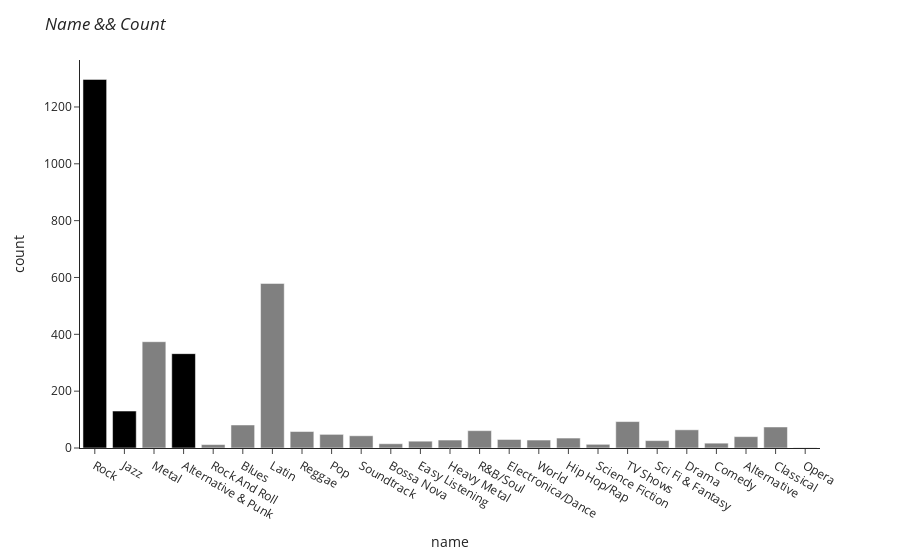

Source (notebook cell):
### Code cell
a={}
for i in df2['name']:
    if i in ['Jazz', 'Rock', 'Alternative & Punk'] :
        a[i] = 'black'
    else: a[i] = 'gray'
fig=px.bar(
    data_frame = df2,
    x='name',
    y='count',
    color='name',
    color_discrete_map=a    
)
fig.update_layout({
    'showlegend':False,
    'title':{'text':'<i>Name && Count</i>'},
    'template':'simple_white'
})

### Figure 1 — Plotly figure (JSON) as saved in the notebook; plotly's stock layout.template omitted (floating-point values rounded to 4 significant figures)
{"data": [{"alignmentgroup": "True", "hovertemplate": "name=%{x}<br>count=%{y}<extra></extra>", "legendgroup": "Rock", "marker": {"color": "black", "pattern": {"shape": ""}}, "name": "Rock", "offsetgroup": "Rock", "orientation": "v", "showlegend": true, "textposition": "auto", "type": "bar", "x": ["Rock"], "xaxis": "x", "y": [1297], "yaxis": "y"}, {"alignmentgroup": "True", "hovertemplate": "name=%{x}<br>count=%{y}<extra></extra>", "legendgroup": "Jazz", "marker": {"color": "black", "pattern": {"shape": ""}}, "name": "Jazz", "offsetgroup": "Jazz", "orientation": "v", "showlegend": true, "textposition": "auto", "type": "bar", "x": ["Jazz"], "xaxis": "x", "y": [130], "yaxis": "y"}, {"alignmentgroup": "True", "hovertemplate": "name=%{x}<br>count=%{y}<extra></extra>", "legendgroup": "Metal", "marker": {"color": "gray", "pattern": {"shape": ""}}, "name": "Metal", "offsetgroup": "Metal", "orientation": "v", "showlegend": true, "textposition": "auto", "type": "bar", "x": ["Metal"], "xaxis": "x", "y": [374], "yaxis": "y"}, {"alignmentgroup": "True", "hovertemplate": "name=%{x}<br>count=%{y}<extra></extra>", "legendgroup": "Alternative & Punk", "marker": {"color": "black", "pattern": {"shape": ""}}, "name": "Alternative & Punk", "offsetgroup": "Alternative & Punk", "orientation": "v", "showlegend": true, "textposition": "auto", "type": "bar", "x": ["Alternative & Punk"], "xaxis": "x", "y": [332], "yaxis": "y"}, {"alignmentgroup": "True", "hovertemplate": "name=%{x}<br>count=%{y}<extra></extra>", "legendgroup": "Rock And Roll", "marker": {"color": "gray", "pattern": {"shape": ""}}, "name": "Rock And Roll", "offsetgroup": "Rock And Roll", "orientation": "v", "showlegend": true, "textposition": "auto", "type": "bar", "x": ["Rock And Roll"], "xaxis": "x", "y": [12], "yaxis": "y"}, {"alignmentgroup": "True", "hovertemplate": "name=%{x}<br>count=%{y}<extra></extra>", "legendgroup": "Blues", "marker": {"color": "gray", "pattern": {"shape": ""}}, "name": "Blues", "offsetgroup": "Blues", "orientation": "v", "showlegend": true, "textposition": "auto", "type": "bar", "x": ["Blues"], "xaxis": "x", "y": [81], "yaxis": "y"}, {"alignmentgroup": "True", "hovertemplate": "name=%{x}<br>count=%{y}<extra></extra>", "legendgroup": "Latin", "marker": {"color": "gray", "pattern": {"shape": ""}}, "name": "Latin", "offsetgroup": "Latin", "orientation": "v", "showlegend": true, "textposition": "auto", "type": "bar", "x": ["Latin"], "xaxis": "x", "y": [579], "yaxis": "y"}, {"alignmentgroup": "True", "hovertemplate": "name=%{x}<br>count=%{y}<extra></extra>", "legendgroup": "Reggae", "marker": {"color": "gray", "pattern": {"shape": ""}}, "name": "Reggae", "offsetgroup": "Reggae", "orientation": "v", "showlegend": true, "textposition": "auto", "type": "bar", "x": ["Reggae"], "xaxis": "x", "y": [58], "yaxis": "y"}, {"alignmentgroup": "True", "hovertemplate": "name=%{x}<br>count=%{y}<extra></extra>", "legendgroup": "Pop", "marker": {"color": "gray", "pattern": {"shape": ""}}, "name": "Pop", "offsetgroup": "Pop", "orientation": "v", "showlegend": true, "textposition": "auto", "type": "bar", "x": ["Pop"], "xaxis": "x", "y": [48], "yaxis": "y"}, {"alignmentgroup": "True", "hovertemplate": "name=%{x}<br>count=%{y}<extra></extra>", "legendgroup": "Soundtrack", "marker": {"color": "gray", "pattern": {"shape": ""}}, "name": "Soundtrack", "offsetgroup": "Soundtrack", "orientation": "v", "showlegend": true, "textposition": "auto", "type": "bar", "x": ["Soundtrack"], "xaxis": "x", "y": [43], "yaxis": "y"}, {"alignmentgroup": "True", "hovertemplate": "name=%{x}<br>count=%{y}<extra></extra>", "legendgroup": "Bossa Nova", "marker": {"color": "gray", "pattern": {"shape": ""}}, "name": "Bossa Nova", "offsetgroup": "Bossa Nova", "orientation": "v", "showlegend": true, "textposition": "auto", "type": "bar", "x": ["Bossa Nova"], "xaxis": "x", "y": [15], "yaxis": "y"}, {"alignmentgroup": "True", "hovertemplate": "name=%{x}<br>count=%{y}<extra></extra>", "legendgroup": "Easy Listening", "marker": {"color": "gray", "pattern": {"shape": ""}}, "name": "Easy Listening", "offsetgroup": "Easy Listening", "orientation": "v", "showlegend": true, "textposition": "auto", "type": "bar", "x": ["Easy Listening"], "xaxis": "x", "y": [24], "yaxis": "y"}, {"alignmentgroup": "True", "hovertemplate": "name=%{x}<br>count=%{y}<extra></extra>", "legendgroup": "Heavy Metal", "marker": {"color": "gray", "pattern": {"shape": ""}}, "name": "Heavy Metal", "offsetgroup": "Heavy Metal", "orientation": "v", "showlegend": true, "textposition": "auto", "type": "bar", "x": ["Heavy Metal"], "xaxis": "x", "y": [28], "yaxis": "y"}, {"alignmentgroup": "True", "hovertemplate": "name=%{x}<br>count=%{y}<extra></extra>", "legendgroup": "R&B/Soul", "marker": {"color": "gray", "pattern": {"shape": ""}}, "name": "R&B/Soul", "offsetgroup": "R&B/Soul", "orientation": "v", "showlegend": true, "textposition": "auto", "type": "bar", "x": ["R&B/Soul"], "xaxis": "x", "y": [61], "yaxis": "y"}, {"alignmentgroup": "True", "hovertemplate": "name=%{x}<br>count=%{y}<extra></extra>", "legendgroup": "Electronica/Dance", "marker": {"color": "gray", "pattern": {"shape": ""}}, "name": "Electronica/Dance", "offsetgroup": "Electronica/Dance", "orientation": "v", "showlegend": true, "textposition": "auto", "type": "bar", "x": ["Electronica/Dance"], "xaxis": "x", "y": [30], "yaxis": "y"}, {"alignmentgroup": "True", "hovertemplate": "name=%{x}<br>count=%{y}<extra></extra>", "legendgroup": "World", "marker": {"color": "gray", "pattern": {"shape": ""}}, "name": "World", "offsetgroup": "World", "orientation": "v", "showlegend": true, "textposition": "auto", "type": "bar", "x": ["World"], "xaxis": "x", "y": [28], "yaxis": "y"}, {"alignmentgroup": "True", "hovertemplate": "name=%{x}<br>count=%{y}<extra></extra>", "legendgroup": "Hip Hop/Rap", "marker": {"color": "gray", "pattern": {"shape": ""}}, "name": "Hip Hop/Rap", "offsetgroup": "Hip Hop/Rap", "orientation": "v", "showlegend": true, "textposition": "auto", "type": "bar", "x": ["Hip Hop/Rap"], "xaxis": "x", "y": [35], "yaxis": "y"}, {"alignmentgroup": "True", "hovertemplate": "name=%{x}<br>count=%{y}<extra></extra>", "legendgroup": "Science Fiction", "marker": {"color": "gray", "pattern": {"shape": ""}}, "name": "Science Fiction", "offsetgroup": "Science Fiction", "orientation": "v", "showlegend": true, "textposition": "auto", "type": "bar", "x": ["Science Fiction"], "xaxis": "x", "y": [13], "yaxis": "y"}, {"alignmentgroup": "True", "hovertemplate": "name=%{x}<br>count=%{y}<extra></extra>", "legendgroup": "TV Shows", "marker": {"color": "gray", "pattern": {"shape": ""}}, "name": "TV Shows", "offsetgroup": "TV Shows", "orientation": "v", "showlegend": true, "textposition": "auto", "type": "bar", "x": ["TV Shows"], "xaxis": "x", "y": [93], "yaxis": "y"}, {"alignmentgroup": "True", "hovertemplate": "name=%{x}<br>count=%{y}<extra></extra>", "legendgroup": "Sci Fi & Fantasy", "marker": {"color": "gray", "pattern": {"shape": ""}}, "name": "Sci Fi & Fantasy", "offsetgroup": "Sci Fi & Fantasy", "orientation": "v", "showlegend": true, "textposition": "auto", "type": "bar", "x": ["Sci Fi & Fantasy"], "xaxis": "x", "y": [26], "yaxis": "y"}, {"alignmentgroup": "True", "hovertemplate": "name=%{x}<br>count=%{y}<extra></extra>", "legendgroup": "Drama", "marker": {"color": "gray", "pattern": {"shape": ""}}, "name": "Drama", "offsetgroup": "Drama", "orientation": "v", "showlegend": true, "textposition": "auto", "type": "bar", "x": ["Drama"], "xaxis": "x", "y": [64], "yaxis": "y"}, {"alignmentgroup": "True", "hovertemplate": "name=%{x}<br>count=%{y}<extra></extra>", "legendgroup": "Comedy", "marker": {"color": "gray", "pattern": {"shape": ""}}, "name": "Comedy", "offsetgroup": "Comedy", "orientation": "v", "showlegend": true, "textposition": "auto", "type": "bar", "x": ["Comedy"], "xaxis": "x", "y": [17], "yaxis": "y"}, {"alignmentgroup": "True", "hovertemplate": "name=%{x}<br>count=%{y}<extra></extra>", "legendgroup": "Alternative", "marker": {"color": "gray", "pattern": {"shape": ""}}, "name": "Alternative", "offsetgroup": "Alternative", "orientation": "v", "showlegend": true, "textposition": "auto", "type": "bar", "x": ["Alternative"], "xaxis": "x", "y": [40], "yaxis": "y"}, {"alignmentgroup": "True", "hovertemplate": "name=%{x}<br>count=%{y}<extra></extra>", "legendgroup": "Classical", "marker": {"color": "gray", "pattern": {"shape": ""}}, "name": "Classical", "offsetgroup": "Classical", "orientation": "v", "showlegend": true, "textposition": "auto", "type": "bar", "x": ["Classical"], "xaxis": "x", "y": [74], "yaxis": "y"}, {"alignmentgroup": "True", "hovertemplate": "name=%{x}<br>count=%{y}<extra></extra>", "legendgroup": "Opera", "marker": {"color": "gray", "pattern": {"shape": ""}}, "name": "Opera", "offsetgroup": "Opera", "orientation": "v", "showlegend": true, "textposition": "auto", "type": "bar", "x": ["Opera"], "xaxis": "x", "y": [1], "yaxis": "y"}], "layout": {"barmode": "relative", "legend": {"title": {"text": "name"}, "tracegroupgap": 0}, "margin": {"t": 60}, "showlegend": false, "title": {"text": "<i>Name && Count</i>"}, "xaxis": {"anchor": "y", "categoryarray": ["Rock", "Jazz", "Metal", "Alternative & Punk", "Rock And Roll", "Blues", "Latin", "Reggae", "Pop", "Soundtrack", "Bossa Nova", "Easy Listening", "Heavy Metal", "R&B/Soul", "Electronica/Dance", "World", "Hip Hop/Rap", "Science Fiction", "TV Shows", "Sci Fi & Fantasy", "Drama", "Comedy", "Alternative", "Classical", "Opera"], "categoryorder": "array", "domain": [0, 1], "title": {"text": "name"}}, "yaxis": {"anchor": "x", "domain": [0, 1], "title": {"text": "count"}}}}
